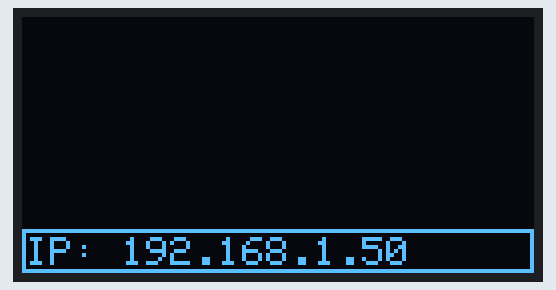
This program was run on a simulated ESP32. Parts: 128×64 one-colour display. WiFi joins after 1.5 s; servers stay silent unless stated; storage starts empty; what the program prints to the serial monitor is not drawn.

Above: at 1.6 s.

The program:

main.cpp
```cpp
#include <SPI.h>
#include <Wire.h>
#include <Adafruit_GFX.h>
#include <Adafruit_SH1106.h>
#include <WiFiManager.h>
#include <SPIFFS.h>
#include <ArduinoJson.h>

#define OLED_SDA 18
#define OLED_SCL 19
#define JSON_CONFIG_FILE "/test_config.json"

bool loadConfigFile();

Adafruit_SH1106 display(OLED_SDA, OLED_SCL);
char WLAN_IP_STR[25];
String display_lines[128]= {""};

void setup()   {
  Serial.begin(115200);
  /* initialize OLED with I2C address 0x3C */
  display.begin(SH1106_SWITCHCAPVCC, 0x3C);
  display.clearDisplay();
  WiFi.mode(WIFI_STA);
  WiFiManager wm;
  //wm.resetSettings();
  bool res;
  res = wm.autoConnect("AutoConnectAP","password");
  if(!res) {
      Serial.println("Failed to connect");
      ESP.restart();
  }
  else {
      //if you get here you have connected to the WiFi
      Serial.println("connected...yeey :)");
      sprintf(WLAN_IP_STR,"IP: %s", WiFi.localIP().toString().c_str());
      Serial.println(WLAN_IP_STR);
  }
  loadConfigFile();
}
void loop() {
  display.setFont();
  display.setTextSize(1);
  display.setTextColor(WHITE);
  display.drawRect(0,53,128,11,WHITE);
  display.setCursor(1,55);
  display.println(WLAN_IP_STR);
  display.display();

  // Start with Racoon Stuff :)
  for (int i=0; i < 128; i++)
  {
    if (!display_lines[i].isEmpty())
    {
      display.setTextColor(WHITE,BLACK);
      display.fillRect(0,0,128,16,BLACK);
      display.setCursor(0,0);
      display.println(display_lines[i]);
      display.display();
      delay(3000);
    } else {
      Serial.print("Empty line: ");
      Serial.println(i);
    }
  }
}

bool loadConfigFile()
{
  Serial.println("Mounting File System");
  if (SPIFFS.begin(false) || SPIFFS.begin(true))
  {
    Serial.println("Mounted file system");
    if (SPIFFS.exists(JSON_CONFIG_FILE))
    {
      // The file exists, reading and loading
      Serial.println("Reading config file");
      File configFile = SPIFFS.open(JSON_CONFIG_FILE,"r");
      if (configFile)
      {
        Serial.println("Opened config file");
        StaticJsonDocument<512> json;
        DeserializationError error = deserializeJson(json, configFile);
        //deserializeJson(json, Serial);
        if (!error)
        {
          Serial.println("Parsing JSON");
          JsonArray display_lines_json = json["display_lines"];
          copyArray(display_lines_json, display_lines);
          Serial.println("Parsed JSON");
          return true;
        }
        else
        {
          Serial.println("Failed loading json config");
          Serial.println(error.c_str());
          return false;
        }
      }
    }
  }
}
```
